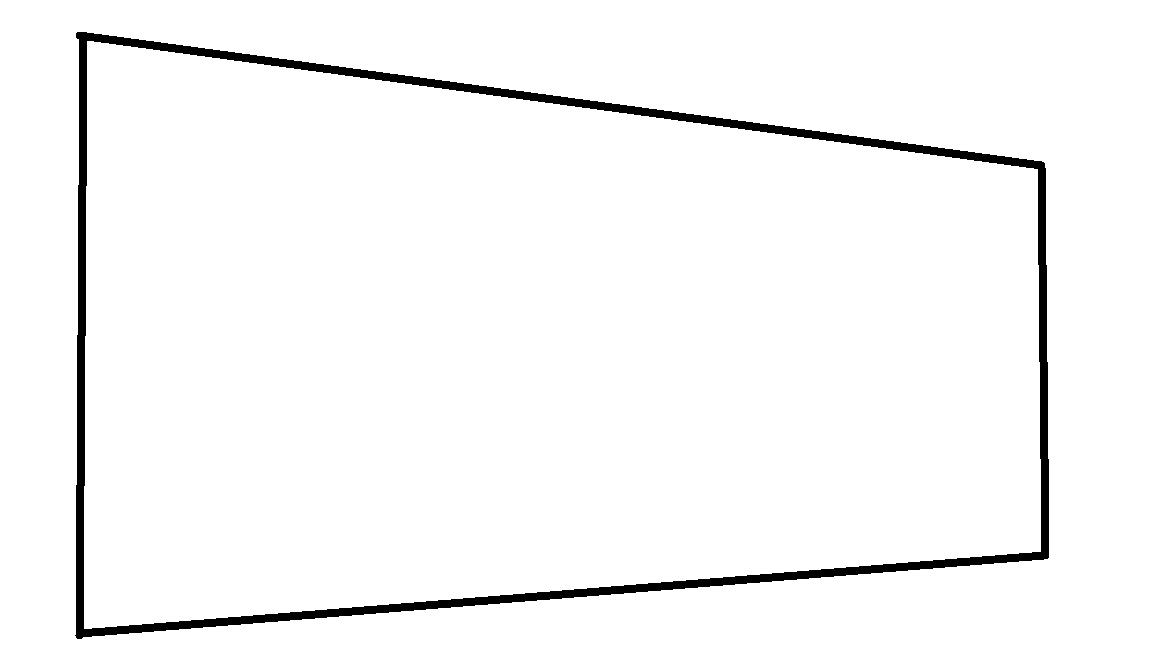
#> input picture 1.png, 1152 x 648 px
$ python image.py
#> lines starting #> are read from the running program, lines starting #| are printed output that depends on the picture; after the words box and inside, x2 and y2 are one past the last pixel; in counts of white or black regions, pixels touching at a corner belong together
import cv2
import numpy as np


col=['green','blue','purple','red']
col_hsvub=[[80,255,255],[130, 255, 255],[170,255,255],[179, 255, 255]]
col_hsvlb=[[45,60,50],[90, 130,50],[130,130,50],[161, 155, 84]]


img=cv2.imread('1.png')
#> img is the input picture: shape (648, 1152, 3); 96.9% white; 1 black region, box (x1, y1, x2, y2) and area: (75, 32, 1049, 639) 23384
img=cv2.resize(img,(700,400))
#> img: shape (400, 700, 3)
hsv=cv2.cvtColor(img,cv2.COLOR_BGR2HSV)
#> hsv: shape (400, 700, 3); mean H, S, V 0, 0, 247
mask=cv2.inRange(hsv,np.array(col_hsvlb[1]),np.array(col_hsvub[1]))
#> mask: shape (400, 700); every value is 0

#imgr=cv2.rotate(img,rotateCode=0)

h,w,c=img.shape
#> h = 400; w = 700; c = 3
center=(h//2,w//2)
#> center = (200, 350)
rotation_matrix=cv2.getRotationMatrix2D(center,-15,1.0)
final_rotated=cv2.warpAffine(img,rotation_matrix,(w,h))
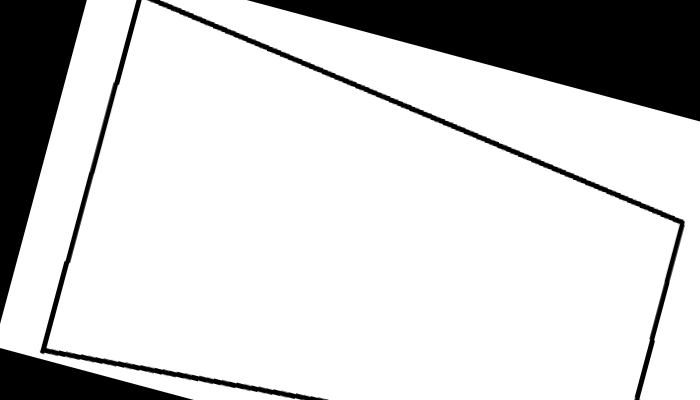
#> final_rotated: shape (400, 700, 3); min 0, max 255, mean 206.3


'''
res=cv2.bitwise_and(img,img,mask=mask)
cv2.imshow('img',img)
#cv2.imshow('rotated',final_rotated)
#cv2.waitKey(0)
'''
orig_img_coor=np.float32([[0,0],[1150,0],[0,647],[1131,647]])
pts=[[13,23],[1127,149],[13,639],[1129,569]]
for x in pts:
    cv2.circle(img,(x[0],x[1]),15,(255,0,0),-1)
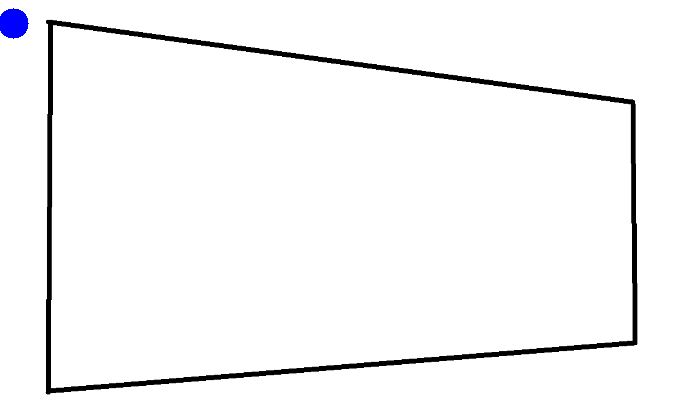
#> img: shape (400, 700, 3); mean B, G, R 247, 246.4, 246.4
#coordinated marked

cv2.imshow('coordinates marked',img)


height,width=800,800

new_img_coor=np.float32([[0,0],[600,0],[0,600],[600,800]])

P = cv2.getPerspectiveTransform(orig_img_coor ,new_img_coor)
#> P = [[0.391, 0, 0], [0, 0.912, 0], [-0.000217, -2.55e-05, 1]]
perspective=cv2.warpPerspective(img,P,(width,height))
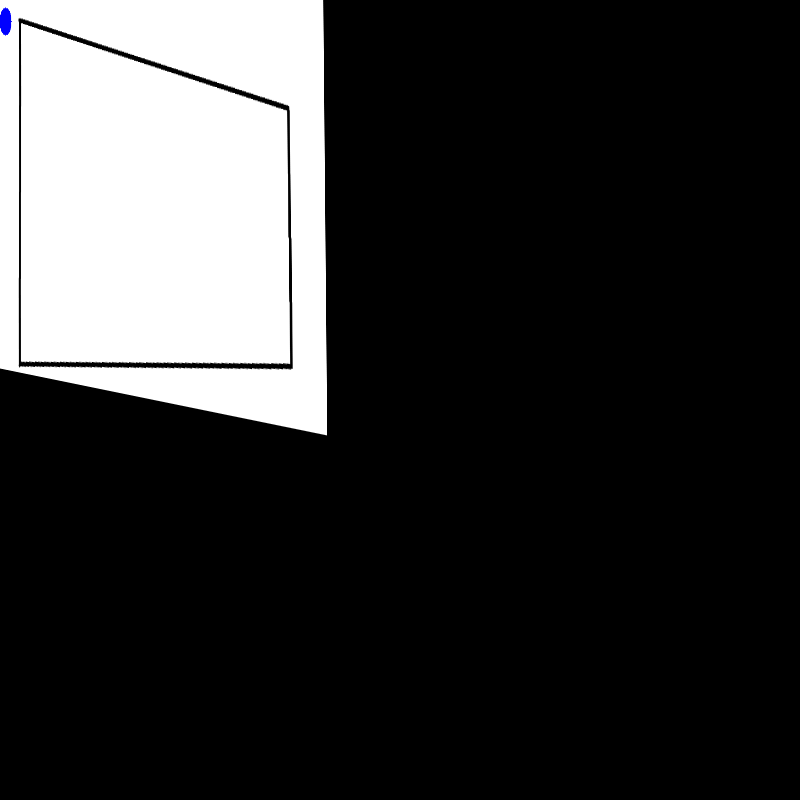
#> perspective: shape (800, 800, 3); mean B, G, R 50.5, 50.4, 50.4

cv2.imshow('perspective',perspective)
#> (the run stopped early here; a loop or call above may not have finished)

$ run again, with 2.png copied over 1.png
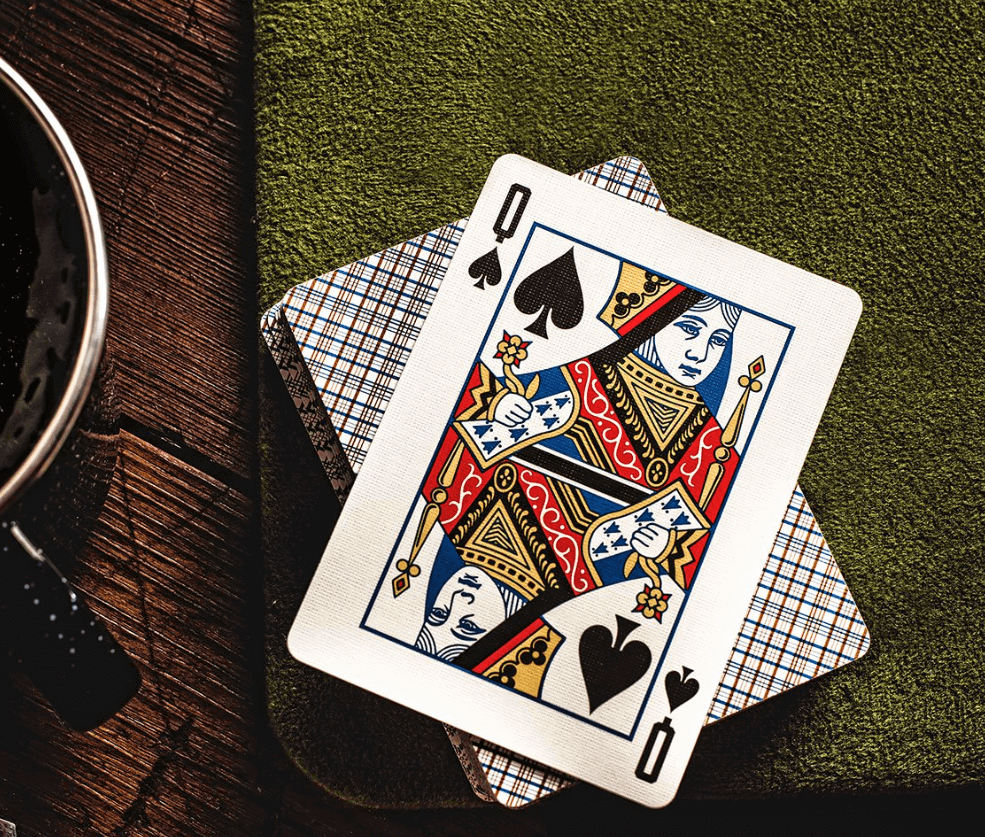
#> input picture 2.png, 985 x 837 px
#> img is the input picture: shape (837, 985, 3); mean B, G, R 71.4, 86.4, 97.1
#> hsv: shape (400, 700, 3); mean H, S, V 20.6, 101.2, 98.9
#> mask: shape (400, 700); 1.6% white; 313 white regions (284 under 20 px), largest, box (x1, y1, x2, y2) and area: (312, 106, 565, 331) 881, (494, 157, 521, 199) 444, (303, 255, 331, 294) 410
#> after the loop `for x in pts:`:
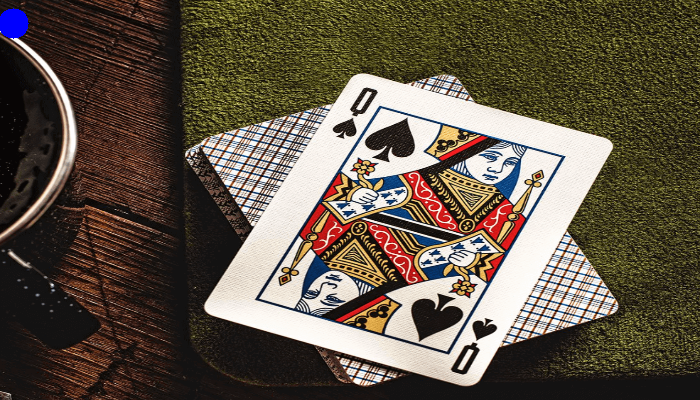
#> img: shape (400, 700, 3); mean B, G, R 71.8, 86.1, 96.8
#> P = [[0.391, 0, 0], [0, 0.912, 0], [-0.000217, -2.55e-05, 1]]
#> `perspective=cv2.warpPerspective(img,P,(width,height))`:
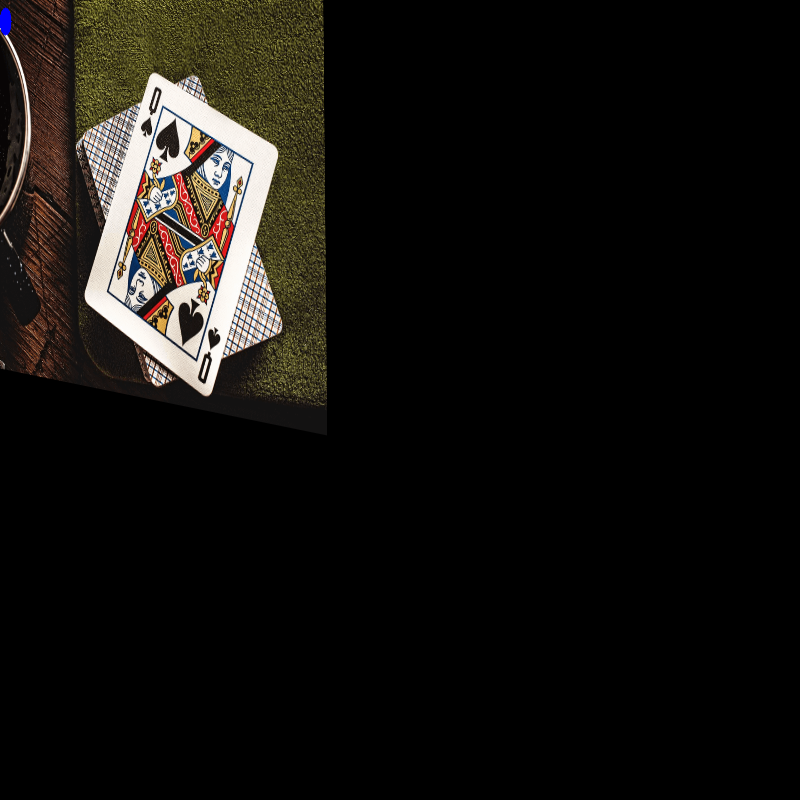
#> perspective: shape (800, 800, 3); mean B, G, R 15, 18.1, 20.2

$ run again, with 3.png copied over 1.png
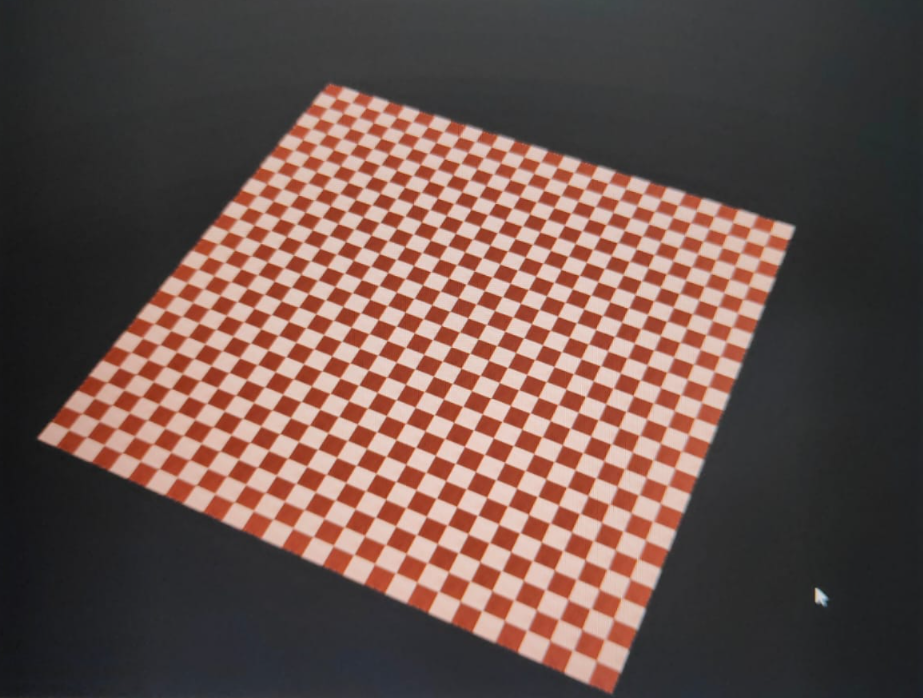
#> input picture 3.png, 923 x 698 px
#> img is the input picture: shape (698, 923, 3); mean B, G, R 76.8, 82.6, 105.7
#> hsv: shape (400, 700, 3); mean H, S, V 47.8, 52.7, 107.2
#> mask: shape (400, 700); every value is 0
#> after the loop `for x in pts:`:
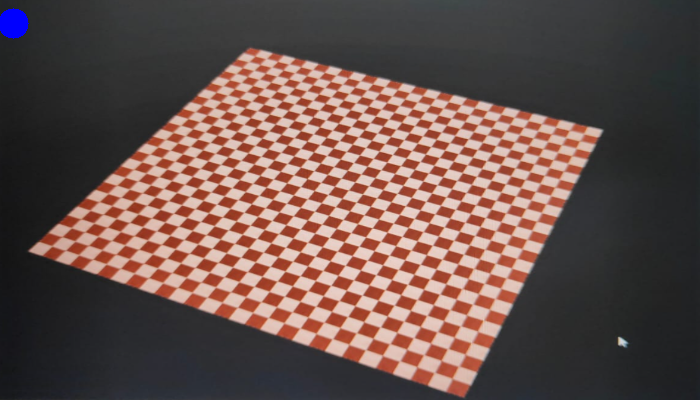
#> img: shape (400, 700, 3); mean B, G, R 77.2, 82.5, 105.5
#> P = [[0.391, 0, 0], [0, 0.912, 0], [-0.000217, -2.55e-05, 1]]
#> `perspective=cv2.warpPerspective(img,P,(width,height))`:
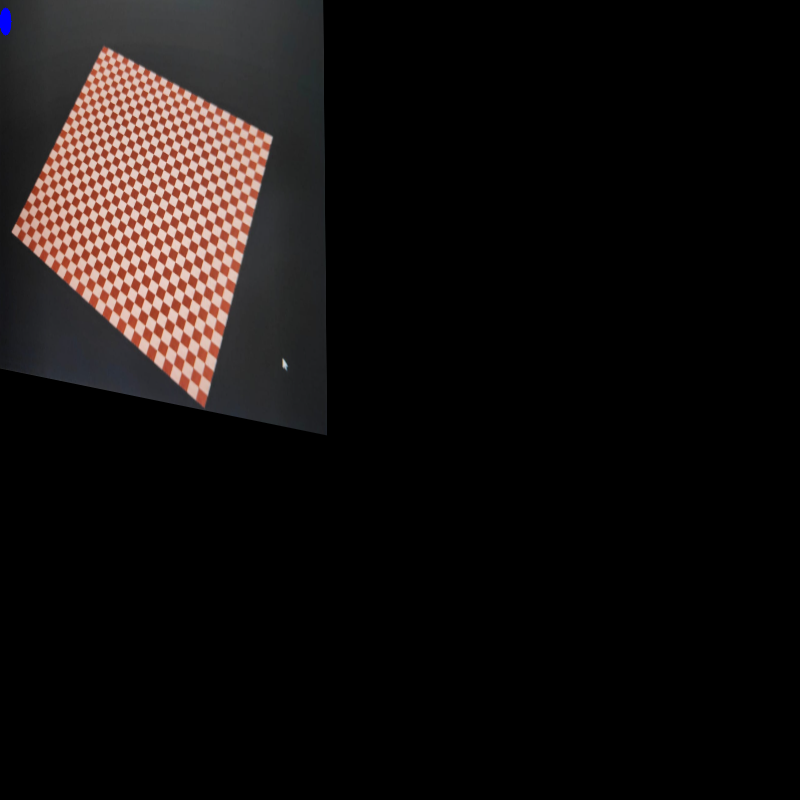
#> perspective: shape (800, 800, 3); mean B, G, R 15.7, 16.8, 21.4

$ run again, with 4.png copied over 1.png
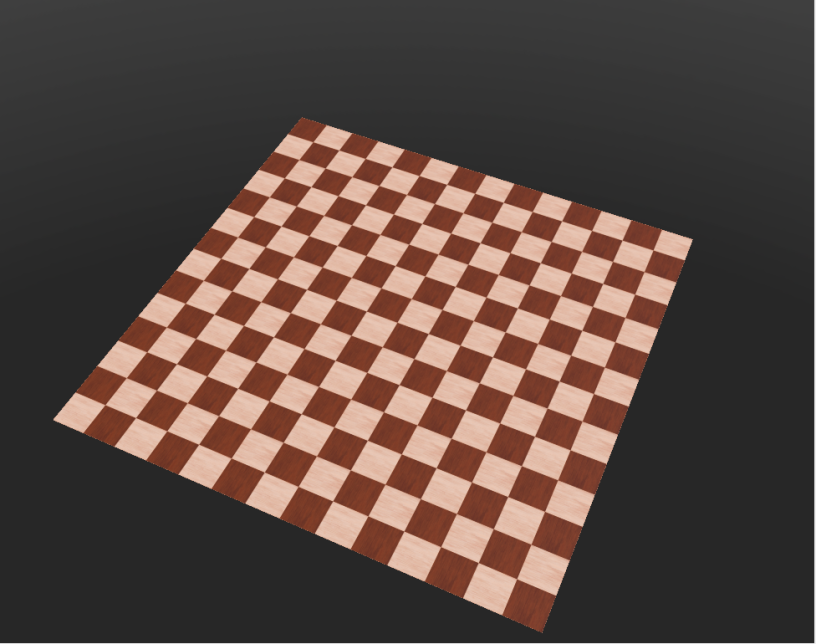
#> input picture 4.png, 816 x 644 px
#> img is the input picture: shape (644, 816, 3); mean B, G, R 67.1, 73.8, 91.6
#> hsv: shape (400, 700, 3); mean H, S, V 4.8, 41.5, 91.6
#> mask: shape (400, 700); every value is 0
#> after the loop `for x in pts:`:
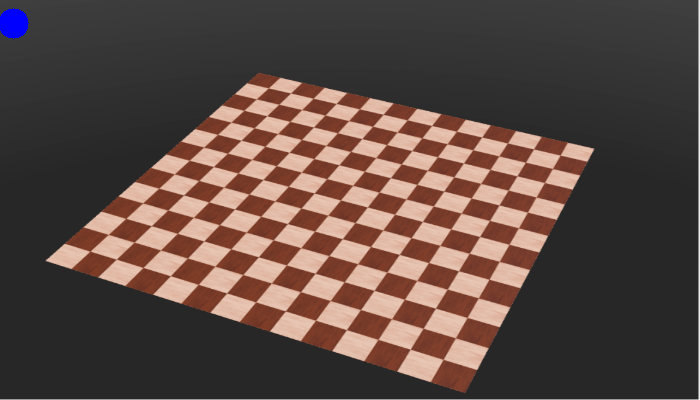
#> img: shape (400, 700, 3); mean B, G, R 67.6, 73.6, 91.5
#> P = [[0.391, 0, 0], [0, 0.912, 0], [-0.000217, -2.55e-05, 1]]
#> `perspective=cv2.warpPerspective(img,P,(width,height))`:
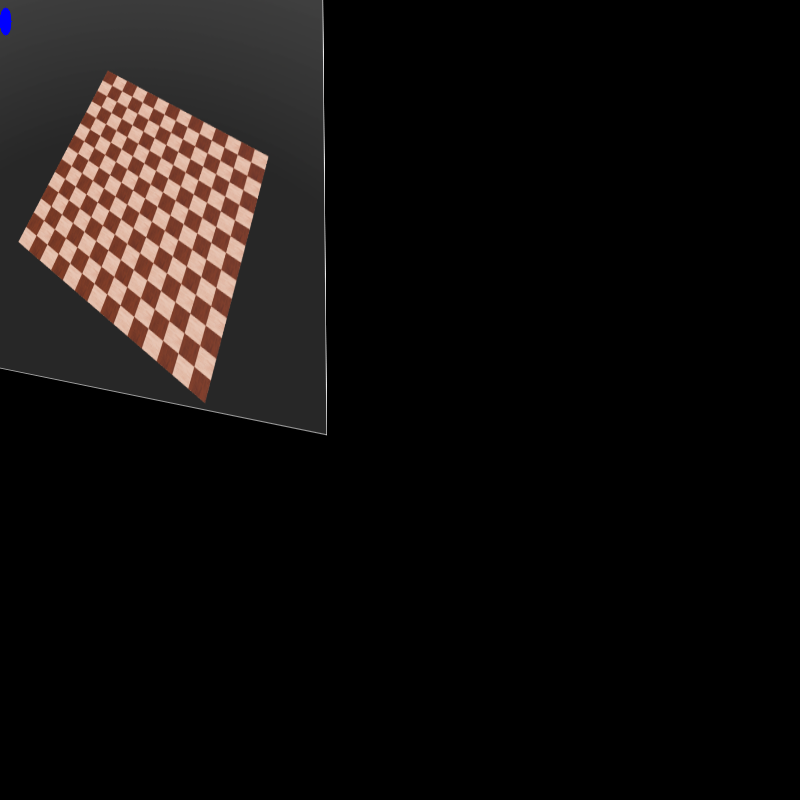
#> perspective: shape (800, 800, 3); mean B, G, R 13.7, 15, 18.6
